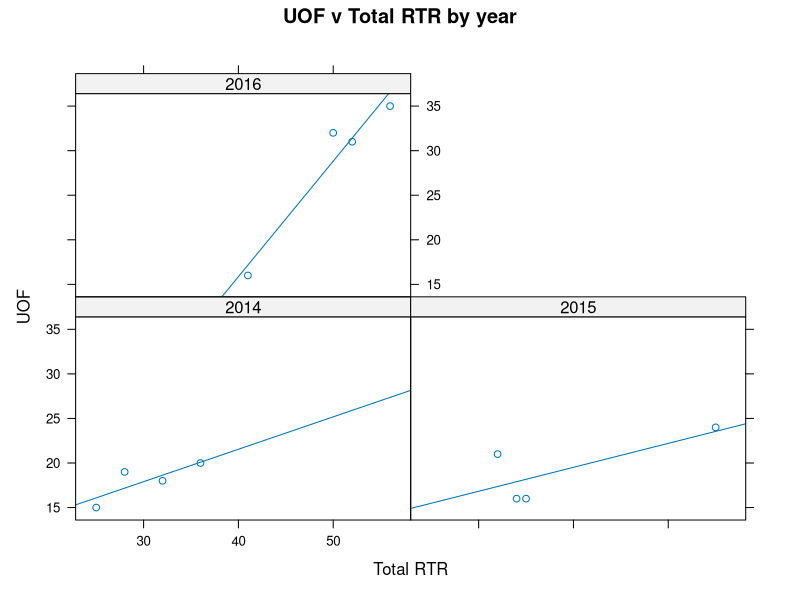

Recreate this plot in R.
# Continuing to work with the RTR data
library(readr)
df <- read_csv("dfCrime.csv")

# notice we loaded in the version of the data with the years column
# Let's get the colummn names and summary data
names(df)
summary(df)

# earlier we created a set of three charts. 
# here's how to do something similar only by looking at
# the relationship between two things (UOF and SOF)
# by year. But instead of having to create each plot
# we can use the lattice package to do that for us

# load in the lattice library
library(lattice)



# From http://www.dummies.com/programming/r/how-to-create-a-lattice-plot-in-r/
# To make a lattice plot, you need to specify a formula
# typically of the form y ~ x | z. 
# It means to create a plot of y against x, conditional on z. 
# In other words, create a plot for every unique value of z. 
# Each of the variables in the formula has to be a column in 
# the data frame that you specify in the data argument.

xyplot(UOF_only~Total_RTR|factor(year), 
       data=df, 
       type=c("p", "r"),
       main="UOF v Total RTR by year",
       ylab="UOF", xlab="Total RTR")

# in our case, we compared UOF of force versus Total RTR incidents 
# by year, and so got three boxes - 2014, 2015, 2016
# making years a factor allows it to show up in the labels
# type gave us both points (p) and a regression line (r)

# if we had another criteria - besides years - we could add it
# like this factor(years)*criteria
